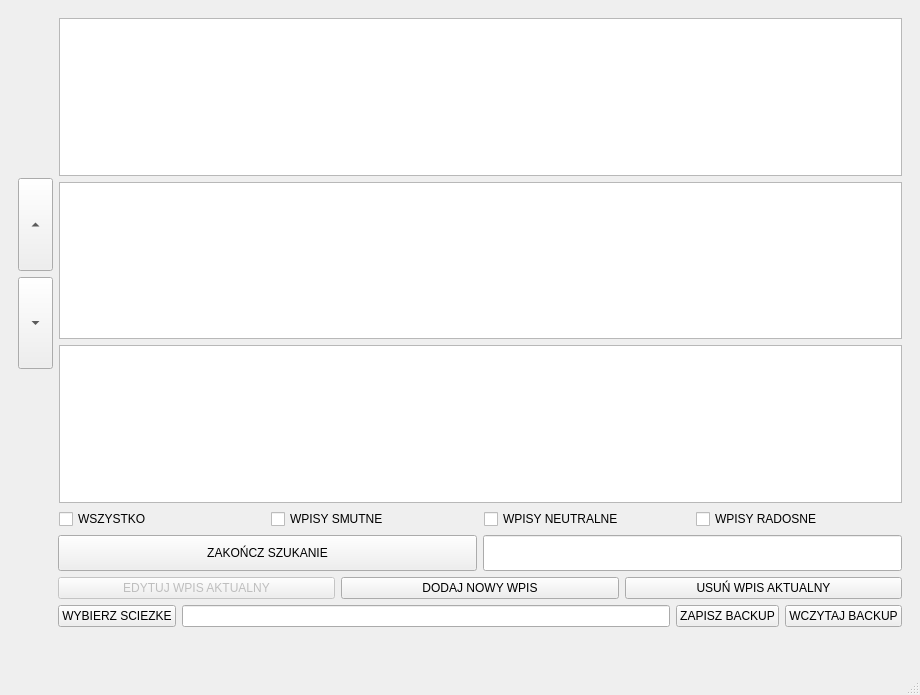
<?xml version="1.0" encoding="UTF-8"?>
<ui version="4.0">
 <class>MainWindow</class>
 <widget class="QMainWindow" name="MainWindow">
  <property name="enabled">
   <bool>true</bool>
  </property>
  <property name="geometry">
   <rect>
    <x>0</x>
    <y>0</y>
    <width>920</width>
    <height>695</height>
   </rect>
  </property>
  <property name="minimumSize">
   <size>
    <width>0</width>
    <height>0</height>
   </size>
  </property>
  <property name="maximumSize">
   <size>
    <width>16777215</width>
    <height>16777215</height>
   </size>
  </property>
  <property name="windowTitle">
   <string>MainWindow</string>
  </property>
  <property name="animated">
   <bool>true</bool>
  </property>
  <widget class="QWidget" name="centralwidget">
   <property name="focusPolicy">
    <enum>Qt::StrongFocus</enum>
   </property>
   <layout class="QVBoxLayout" name="verticalLayout_5">
    <item>
     <widget class="QStackedWidget" name="stackedWidget">
      <property name="sizePolicy">
       <sizepolicy hsizetype="Preferred" vsizetype="Preferred">
        <horstretch>0</horstretch>
        <verstretch>0</verstretch>
       </sizepolicy>
      </property>
      <property name="currentIndex">
       <number>0</number>
      </property>
      <widget class="QWidget" name="strStartowa">
       <layout class="QVBoxLayout" name="verticalLayout_7">
        <item>
         <layout class="QHBoxLayout" name="horizontalLayout_2">
          <item>
           <layout class="QVBoxLayout" name="verticalLayout_3" stretch="0,0,0,0">
            <item>
             <spacer name="verticalSpacer_2">
              <property name="orientation">
               <enum>Qt::Vertical</enum>
              </property>
              <property name="sizeType">
               <enum>QSizePolicy::Maximum</enum>
              </property>
              <property name="sizeHint" stdset="0">
               <size>
                <width>35</width>
                <height>160</height>
               </size>
              </property>
             </spacer>
            </item>
            <item>
             <widget class="QToolButton" name="doGory">
              <property name="sizePolicy">
               <sizepolicy hsizetype="Preferred" vsizetype="Preferred">
                <horstretch>0</horstretch>
                <verstretch>0</verstretch>
               </sizepolicy>
              </property>
              <property name="text">
               <string>...</string>
              </property>
              <property name="arrowType">
               <enum>Qt::UpArrow</enum>
              </property>
             </widget>
            </item>
            <item>
             <widget class="QToolButton" name="naDol">
              <property name="sizePolicy">
               <sizepolicy hsizetype="Preferred" vsizetype="Preferred">
                <horstretch>0</horstretch>
                <verstretch>0</verstretch>
               </sizepolicy>
              </property>
              <property name="focusPolicy">
               <enum>Qt::ClickFocus</enum>
              </property>
              <property name="text">
               <string>...</string>
              </property>
              <property name="arrowType">
               <enum>Qt::DownArrow</enum>
              </property>
             </widget>
            </item>
            <item>
             <spacer name="verticalSpacer">
              <property name="orientation">
               <enum>Qt::Vertical</enum>
              </property>
              <property name="sizeType">
               <enum>QSizePolicy::Maximum</enum>
              </property>
              <property name="sizeHint" stdset="0">
               <size>
                <width>35</width>
                <height>160</height>
               </size>
              </property>
             </spacer>
            </item>
           </layout>
          </item>
          <item>
           <layout class="QVBoxLayout" name="verticalLayout" stretch="0,0,0,0">
            <item>
             <widget class="QTextEdit" name="wpisPoprzedni">
              <property name="readOnly">
               <bool>true</bool>
              </property>
             </widget>
            </item>
            <item>
             <widget class="QTextEdit" name="wpisAktualny">
              <property name="readOnly">
               <bool>true</bool>
              </property>
             </widget>
            </item>
            <item>
             <widget class="QTextEdit" name="wpisNastepny">
              <property name="readOnly">
               <bool>true</bool>
              </property>
             </widget>
            </item>
            <item>
             <layout class="QHBoxLayout" name="horizontalLayout_4">
              <item>
               <widget class="QCheckBox" name="pokazWszystko">
                <property name="sizePolicy">
                 <sizepolicy hsizetype="Preferred" vsizetype="Preferred">
                  <horstretch>0</horstretch>
                  <verstretch>0</verstretch>
                 </sizepolicy>
                </property>
                <property name="text">
                 <string>WSZYSTKO</string>
                </property>
               </widget>
              </item>
              <item>
               <widget class="QCheckBox" name="pokazSmutne">
                <property name="sizePolicy">
                 <sizepolicy hsizetype="Preferred" vsizetype="Preferred">
                  <horstretch>0</horstretch>
                  <verstretch>0</verstretch>
                 </sizepolicy>
                </property>
                <property name="text">
                 <string>WPISY SMUTNE</string>
                </property>
               </widget>
              </item>
              <item>
               <widget class="QCheckBox" name="pokazNeutralne">
                <property name="sizePolicy">
                 <sizepolicy hsizetype="Preferred" vsizetype="Preferred">
                  <horstretch>0</horstretch>
                  <verstretch>0</verstretch>
                 </sizepolicy>
                </property>
                <property name="text">
                 <string>WPISY NEUTRALNE</string>
                </property>
               </widget>
              </item>
              <item>
               <widget class="QCheckBox" name="pokazRadosne">
                <property name="sizePolicy">
                 <sizepolicy hsizetype="Preferred" vsizetype="Preferred">
                  <horstretch>0</horstretch>
                  <verstretch>0</verstretch>
                 </sizepolicy>
                </property>
                <property name="text">
                 <string>WPISY RADOSNE</string>
                </property>
               </widget>
              </item>
             </layout>
            </item>
           </layout>
          </item>
         </layout>
        </item>
        <item>
         <spacer name="verticalSpacer_4">
          <property name="orientation">
           <enum>Qt::Vertical</enum>
          </property>
          <property name="sizeType">
           <enum>QSizePolicy::Maximum</enum>
          </property>
          <property name="sizeHint" stdset="0">
           <size>
            <width>20</width>
            <height>30</height>
           </size>
          </property>
         </spacer>
        </item>
        <item>
         <layout class="QHBoxLayout" name="horizontalLayout_7" stretch="0,30,30">
          <item>
           <spacer name="horizontalSpacer_4">
            <property name="orientation">
             <enum>Qt::Horizontal</enum>
            </property>
            <property name="sizeType">
             <enum>QSizePolicy::Maximum</enum>
            </property>
            <property name="sizeHint" stdset="0">
             <size>
              <width>40</width>
              <height>20</height>
             </size>
            </property>
           </spacer>
          </item>
          <item>
           <widget class="QPushButton" name="zakonczPrzycisk">
            <property name="sizePolicy">
             <sizepolicy hsizetype="Minimum" vsizetype="Preferred">
              <horstretch>0</horstretch>
              <verstretch>0</verstretch>
             </sizepolicy>
            </property>
            <property name="text">
             <string>ZAKOŃCZ SZUKANIE</string>
            </property>
           </widget>
          </item>
          <item>
           <widget class="QLineEdit" name="szukajWpisu">
            <property name="sizePolicy">
             <sizepolicy hsizetype="Preferred" vsizetype="Preferred">
              <horstretch>0</horstretch>
              <verstretch>0</verstretch>
             </sizepolicy>
            </property>
            <property name="font">
             <font>
              <pointsize>18</pointsize>
             </font>
            </property>
            <property name="alignment">
             <set>Qt::AlignCenter</set>
            </property>
           </widget>
          </item>
         </layout>
        </item>
        <item>
         <layout class="QVBoxLayout" name="verticalLayout_2" stretch="0">
          <item>
           <layout class="QHBoxLayout" name="horizontalLayout" stretch="40,30,30,30">
            <item>
             <spacer name="horizontalSpacer">
              <property name="orientation">
               <enum>Qt::Horizontal</enum>
              </property>
              <property name="sizeType">
               <enum>QSizePolicy::Maximum</enum>
              </property>
              <property name="sizeHint" stdset="0">
               <size>
                <width>40</width>
                <height>20</height>
               </size>
              </property>
             </spacer>
            </item>
            <item>
             <widget class="QPushButton" name="edytujWpis">
              <property name="enabled">
               <bool>false</bool>
              </property>
              <property name="sizePolicy">
               <sizepolicy hsizetype="Preferred" vsizetype="Preferred">
                <horstretch>0</horstretch>
                <verstretch>0</verstretch>
               </sizepolicy>
              </property>
              <property name="text">
               <string>EDYTUJ WPIS AKTUALNY</string>
              </property>
             </widget>
            </item>
            <item>
             <widget class="QPushButton" name="dodajNowyWpis">
              <property name="sizePolicy">
               <sizepolicy hsizetype="Preferred" vsizetype="Preferred">
                <horstretch>0</horstretch>
                <verstretch>0</verstretch>
               </sizepolicy>
              </property>
              <property name="text">
               <string>DODAJ NOWY WPIS</string>
              </property>
             </widget>
            </item>
            <item>
             <widget class="QPushButton" name="usunWpis">
              <property name="sizePolicy">
               <sizepolicy hsizetype="Preferred" vsizetype="Preferred">
                <horstretch>0</horstretch>
                <verstretch>0</verstretch>
               </sizepolicy>
              </property>
              <property name="text">
               <string>USUŃ WPIS AKTUALNY</string>
              </property>
             </widget>
            </item>
           </layout>
          </item>
         </layout>
        </item>
        <item>
         <layout class="QHBoxLayout" name="horizontalLayout_5">
          <item>
           <spacer name="horizontalSpacer_6">
            <property name="orientation">
             <enum>Qt::Horizontal</enum>
            </property>
            <property name="sizeType">
             <enum>QSizePolicy::Maximum</enum>
            </property>
            <property name="sizeHint" stdset="0">
             <size>
              <width>40</width>
              <height>20</height>
             </size>
            </property>
           </spacer>
          </item>
          <item>
           <widget class="QPushButton" name="wybierzSciezke">
            <property name="text">
             <string>WYBIERZ SCIEZKE</string>
            </property>
           </widget>
          </item>
          <item>
           <widget class="QLineEdit" name="sciezkaBackup"/>
          </item>
          <item>
           <widget class="QPushButton" name="zapiszBackup">
            <property name="sizePolicy">
             <sizepolicy hsizetype="Preferred" vsizetype="Preferred">
              <horstretch>0</horstretch>
              <verstretch>0</verstretch>
             </sizepolicy>
            </property>
            <property name="text">
             <string>ZAPISZ BACKUP</string>
            </property>
           </widget>
          </item>
          <item>
           <widget class="QPushButton" name="wczytajBackup">
            <property name="sizePolicy">
             <sizepolicy hsizetype="Preferred" vsizetype="Preferred">
              <horstretch>0</horstretch>
              <verstretch>0</verstretch>
             </sizepolicy>
            </property>
            <property name="text">
             <string>WCZYTAJ BACKUP</string>
            </property>
           </widget>
          </item>
         </layout>
        </item>
        <item>
         <widget class="QLabel" name="komunikaty">
          <property name="font">
           <font>
            <family>Sitka Subheading</family>
            <pointsize>12</pointsize>
           </font>
          </property>
          <property name="focusPolicy">
           <enum>Qt::NoFocus</enum>
          </property>
          <property name="layoutDirection">
           <enum>Qt::LeftToRight</enum>
          </property>
          <property name="text">
           <string/>
          </property>
          <property name="textFormat">
           <enum>Qt::PlainText</enum>
          </property>
          <property name="alignment">
           <set>Qt::AlignCenter</set>
          </property>
         </widget>
        </item>
       </layout>
      </widget>
      <widget class="QWidget" name="strEdycja">
       <layout class="QVBoxLayout" name="verticalLayout_6">
        <item>
         <layout class="QVBoxLayout" name="verticalLayout_4" stretch="200,10,30">
          <item>
           <widget class="QTextEdit" name="wpisEdycja"/>
          </item>
          <item>
           <spacer name="verticalSpacer_5">
            <property name="orientation">
             <enum>Qt::Vertical</enum>
            </property>
            <property name="sizeType">
             <enum>QSizePolicy::Maximum</enum>
            </property>
            <property name="sizeHint" stdset="0">
             <size>
              <width>20</width>
              <height>50</height>
             </size>
            </property>
           </spacer>
          </item>
          <item>
           <layout class="QHBoxLayout" name="horizontalLayout_3" stretch="0,0,0,0,0">
            <item>
             <widget class="QDateTimeEdit" name="dataEdycja">
              <property name="sizePolicy">
               <sizepolicy hsizetype="Preferred" vsizetype="Preferred">
                <horstretch>0</horstretch>
                <verstretch>0</verstretch>
               </sizepolicy>
              </property>
             </widget>
            </item>
            <item>
             <spacer name="horizontalSpacer_2">
              <property name="orientation">
               <enum>Qt::Horizontal</enum>
              </property>
              <property name="sizeType">
               <enum>QSizePolicy::Maximum</enum>
              </property>
              <property name="sizeHint" stdset="0">
               <size>
                <width>50</width>
                <height>20</height>
               </size>
              </property>
             </spacer>
            </item>
            <item>
             <widget class="QPushButton" name="zapiszEdycja">
              <property name="sizePolicy">
               <sizepolicy hsizetype="Preferred" vsizetype="Preferred">
                <horstretch>0</horstretch>
                <verstretch>0</verstretch>
               </sizepolicy>
              </property>
              <property name="text">
               <string>ZAPISZ I WRÓĆ</string>
              </property>
             </widget>
            </item>
            <item>
             <spacer name="horizontalSpacer_3">
              <property name="orientation">
               <enum>Qt::Horizontal</enum>
              </property>
              <property name="sizeType">
               <enum>QSizePolicy::Maximum</enum>
              </property>
              <property name="sizeHint" stdset="0">
               <size>
                <width>50</width>
                <height>20</height>
               </size>
              </property>
             </spacer>
            </item>
            <item>
             <widget class="QPushButton" name="anulujEdycja">
              <property name="sizePolicy">
               <sizepolicy hsizetype="Preferred" vsizetype="Preferred">
                <horstretch>0</horstretch>
                <verstretch>0</verstretch>
               </sizepolicy>
              </property>
              <property name="text">
               <string>ANULUJ</string>
              </property>
             </widget>
            </item>
           </layout>
          </item>
         </layout>
        </item>
       </layout>
      </widget>
     </widget>
    </item>
   </layout>
  </widget>
  <widget class="QMenuBar" name="menubar">
   <property name="geometry">
    <rect>
     <x>0</x>
     <y>0</y>
     <width>920</width>
     <height>21</height>
    </rect>
   </property>
  </widget>
  <widget class="QStatusBar" name="statusbar"/>
 </widget>
 <resources/>
 <connections/>
</ui>
